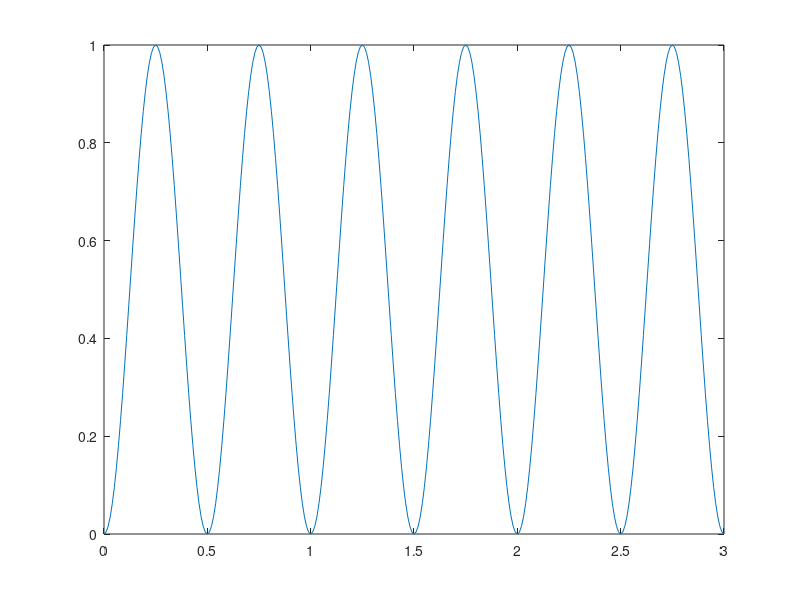

Write the MATLAB code that produced this figure.
function [y,t]=function1(f,A)
if nargin==0 %nargin - number of input arguments
  f=1;A=1;
end
%% šis ir skripta faila piemērs
% to var palaist rakstt edit1 komandlogā
% Date Modified 13_12_2023
t = 0:0.01:3;
%f = 0.4;
A0 = 0; %A = 1;
y = A0 + A*sin_kv(2*pi*f*t);
if nargout ==0
    plot(t,y)
end

function y = sin_kv(t)
y = sin(t).^2;
shg %show  graph*